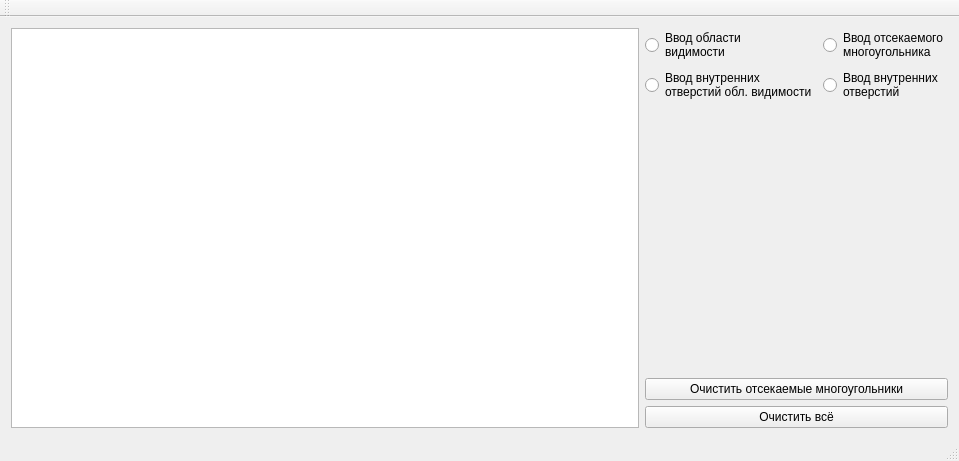
<?xml version="1.0" encoding="UTF-8"?>
<ui version="4.0">
 <class>MainWindow</class>
 <widget class="QMainWindow" name="MainWindow">
  <property name="geometry">
   <rect>
    <x>0</x>
    <y>0</y>
    <width>959</width>
    <height>461</height>
   </rect>
  </property>
  <property name="windowTitle">
   <string>Лабораторная 10</string>
  </property>
  <widget class="QWidget" name="centralWidget">
   <layout class="QHBoxLayout" name="horizontalLayout" stretch="2,0">
    <item>
     <widget class="MyQGraphicsView" name="graphicsView"/>
    </item>
    <item>
     <layout class="QGridLayout" name="gridLayout">
      <item row="0" column="2" colspan="2">
       <widget class="QRadioButton" name="radioFigure">
        <property name="text">
         <string>Ввод отсекаемого
многоугольника</string>
        </property>
        <attribute name="buttonGroup">
         <string notr="true">buttonGroup</string>
        </attribute>
       </widget>
      </item>
      <item row="0" column="0" colspan="2">
       <widget class="QRadioButton" name="radioSplit">
        <property name="text">
         <string>Ввод области
видимости</string>
        </property>
        <attribute name="buttonGroup">
         <string notr="true">buttonGroup</string>
        </attribute>
       </widget>
      </item>
      <item row="3" column="0" colspan="4">
       <widget class="QPushButton" name="btnClearLines">
        <property name="text">
         <string>Очистить отсекаемые многоугольники</string>
        </property>
       </widget>
      </item>
      <item row="4" column="0" colspan="4">
       <widget class="QPushButton" name="btnClear">
        <property name="text">
         <string>Очистить всё</string>
        </property>
       </widget>
      </item>
      <item row="1" column="2" colspan="2">
       <widget class="QRadioButton" name="radioFigureHoles">
        <property name="text">
         <string>Ввод внутренних
отверстий</string>
        </property>
        <attribute name="buttonGroup">
         <string notr="true">buttonGroup</string>
        </attribute>
       </widget>
      </item>
      <item row="1" column="0" colspan="2">
       <widget class="QRadioButton" name="radioSplitHoles">
        <property name="text">
         <string>Ввод внутренних
отверстий обл. видимости</string>
        </property>
        <attribute name="buttonGroup">
         <string notr="true">buttonGroup</string>
        </attribute>
       </widget>
      </item>
      <item row="2" column="0">
       <spacer name="verticalSpacer">
        <property name="orientation">
         <enum>Qt::Vertical</enum>
        </property>
        <property name="sizeHint" stdset="0">
         <size>
          <width>20</width>
          <height>40</height>
         </size>
        </property>
       </spacer>
      </item>
     </layout>
    </item>
   </layout>
  </widget>
  <widget class="QMenuBar" name="menuBar">
   <property name="geometry">
    <rect>
     <x>0</x>
     <y>0</y>
     <width>959</width>
     <height>21</height>
    </rect>
   </property>
  </widget>
  <widget class="QToolBar" name="mainToolBar">
   <attribute name="toolBarArea">
    <enum>TopToolBarArea</enum>
   </attribute>
   <attribute name="toolBarBreak">
    <bool>false</bool>
   </attribute>
  </widget>
  <widget class="QStatusBar" name="statusBar"/>
 </widget>
 <layoutdefault spacing="6" margin="11"/>
 <customwidgets>
  <customwidget>
   <class>MyQGraphicsView</class>
   <extends>QGraphicsView</extends>
   <header location="global">myqgraphicsview.h</header>
  </customwidget>
 </customwidgets>
 <resources/>
 <connections/>
 <buttongroups>
  <buttongroup name="buttonGroup"/>
 </buttongroups>
</ui>
